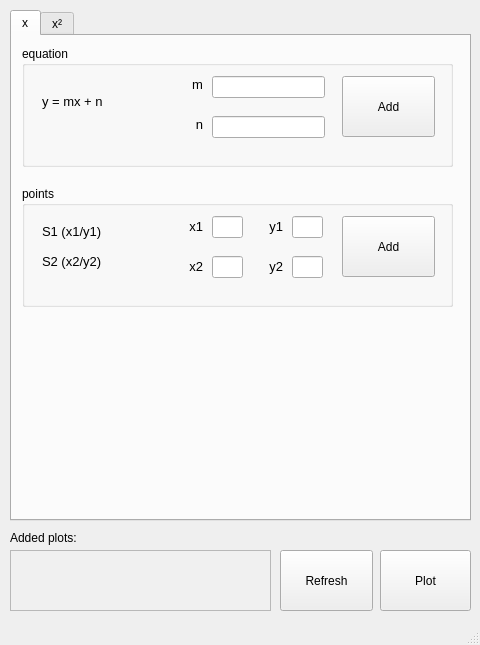
<?xml version="1.0" encoding="UTF-8"?>
<ui version="4.0">
 <class>MainWindow</class>
 <widget class="QMainWindow" name="MainWindow">
  <property name="geometry">
   <rect>
    <x>0</x>
    <y>0</y>
    <width>480</width>
    <height>645</height>
   </rect>
  </property>
  <property name="windowTitle">
   <string>MainWindow</string>
  </property>
  <widget class="QWidget" name="centralwidget">
   <widget class="QTabWidget" name="tabWidget">
    <property name="geometry">
     <rect>
      <x>10</x>
      <y>10</y>
      <width>461</width>
      <height>511</height>
     </rect>
    </property>
    <property name="currentIndex">
     <number>0</number>
    </property>
    <widget class="QWidget" name="Linear">
     <attribute name="title">
      <string>x</string>
     </attribute>
     <widget class="QGroupBox" name="groupBox">
      <property name="geometry">
       <rect>
        <x>10</x>
        <y>10</y>
        <width>431</width>
        <height>121</height>
       </rect>
      </property>
      <property name="title">
       <string>equation</string>
      </property>
      <widget class="QLineEdit" name="txtEqM">
       <property name="geometry">
        <rect>
         <x>190</x>
         <y>30</y>
         <width>113</width>
         <height>22</height>
        </rect>
       </property>
      </widget>
      <widget class="QLineEdit" name="txtEqN">
       <property name="geometry">
        <rect>
         <x>190</x>
         <y>70</y>
         <width>113</width>
         <height>22</height>
        </rect>
       </property>
      </widget>
      <widget class="QLabel" name="label">
       <property name="geometry">
        <rect>
         <x>160</x>
         <y>30</y>
         <width>21</width>
         <height>16</height>
        </rect>
       </property>
       <property name="font">
        <font>
         <pointsize>10</pointsize>
        </font>
       </property>
       <property name="text">
        <string>m</string>
       </property>
       <property name="alignment">
        <set>Qt::AlignRight|Qt::AlignTrailing|Qt::AlignVCenter</set>
       </property>
      </widget>
      <widget class="QLabel" name="label_3">
       <property name="geometry">
        <rect>
         <x>160</x>
         <y>70</y>
         <width>21</width>
         <height>16</height>
        </rect>
       </property>
       <property name="font">
        <font>
         <pointsize>10</pointsize>
        </font>
       </property>
       <property name="text">
        <string>n</string>
       </property>
       <property name="alignment">
        <set>Qt::AlignRight|Qt::AlignTrailing|Qt::AlignVCenter</set>
       </property>
      </widget>
      <widget class="QLabel" name="label_4">
       <property name="geometry">
        <rect>
         <x>20</x>
         <y>40</y>
         <width>101</width>
         <height>31</height>
        </rect>
       </property>
       <property name="font">
        <font>
         <pointsize>10</pointsize>
        </font>
       </property>
       <property name="text">
        <string>y = mx + n</string>
       </property>
      </widget>
      <widget class="QPushButton" name="butAddLinEq">
       <property name="geometry">
        <rect>
         <x>320</x>
         <y>30</y>
         <width>93</width>
         <height>61</height>
        </rect>
       </property>
       <property name="text">
        <string>Add</string>
       </property>
      </widget>
     </widget>
     <widget class="QGroupBox" name="groupBox_3">
      <property name="geometry">
       <rect>
        <x>10</x>
        <y>150</y>
        <width>431</width>
        <height>121</height>
       </rect>
      </property>
      <property name="title">
       <string>points</string>
      </property>
      <widget class="QLineEdit" name="txtLinPoiX1">
       <property name="geometry">
        <rect>
         <x>190</x>
         <y>30</y>
         <width>31</width>
         <height>22</height>
        </rect>
       </property>
      </widget>
      <widget class="QLineEdit" name="txtLinPoiX2">
       <property name="geometry">
        <rect>
         <x>190</x>
         <y>70</y>
         <width>31</width>
         <height>22</height>
        </rect>
       </property>
      </widget>
      <widget class="QLabel" name="label_7">
       <property name="geometry">
        <rect>
         <x>20</x>
         <y>30</y>
         <width>101</width>
         <height>31</height>
        </rect>
       </property>
       <property name="font">
        <font>
         <pointsize>10</pointsize>
        </font>
       </property>
       <property name="text">
        <string>S1 (x1/y1)</string>
       </property>
      </widget>
      <widget class="QPushButton" name="butAddLinPoi">
       <property name="geometry">
        <rect>
         <x>320</x>
         <y>30</y>
         <width>93</width>
         <height>61</height>
        </rect>
       </property>
       <property name="text">
        <string>Add</string>
       </property>
      </widget>
      <widget class="QLabel" name="label_8">
       <property name="geometry">
        <rect>
         <x>20</x>
         <y>60</y>
         <width>101</width>
         <height>31</height>
        </rect>
       </property>
       <property name="font">
        <font>
         <pointsize>10</pointsize>
        </font>
       </property>
       <property name="text">
        <string>S2 (x2/y2)</string>
       </property>
      </widget>
      <widget class="QLabel" name="label_5">
       <property name="geometry">
        <rect>
         <x>160</x>
         <y>30</y>
         <width>21</width>
         <height>21</height>
        </rect>
       </property>
       <property name="font">
        <font>
         <pointsize>10</pointsize>
        </font>
       </property>
       <property name="text">
        <string>x1</string>
       </property>
       <property name="alignment">
        <set>Qt::AlignRight|Qt::AlignTrailing|Qt::AlignVCenter</set>
       </property>
      </widget>
      <widget class="QLabel" name="label_6">
       <property name="geometry">
        <rect>
         <x>160</x>
         <y>70</y>
         <width>21</width>
         <height>21</height>
        </rect>
       </property>
       <property name="font">
        <font>
         <pointsize>10</pointsize>
        </font>
       </property>
       <property name="text">
        <string>x2</string>
       </property>
       <property name="alignment">
        <set>Qt::AlignRight|Qt::AlignTrailing|Qt::AlignVCenter</set>
       </property>
      </widget>
      <widget class="QLabel" name="label_9">
       <property name="geometry">
        <rect>
         <x>240</x>
         <y>70</y>
         <width>21</width>
         <height>21</height>
        </rect>
       </property>
       <property name="font">
        <font>
         <pointsize>10</pointsize>
        </font>
       </property>
       <property name="text">
        <string>y2</string>
       </property>
       <property name="alignment">
        <set>Qt::AlignRight|Qt::AlignTrailing|Qt::AlignVCenter</set>
       </property>
      </widget>
      <widget class="QLabel" name="label_10">
       <property name="geometry">
        <rect>
         <x>240</x>
         <y>30</y>
         <width>21</width>
         <height>21</height>
        </rect>
       </property>
       <property name="font">
        <font>
         <pointsize>10</pointsize>
        </font>
       </property>
       <property name="text">
        <string>y1</string>
       </property>
       <property name="alignment">
        <set>Qt::AlignRight|Qt::AlignTrailing|Qt::AlignVCenter</set>
       </property>
      </widget>
      <widget class="QLineEdit" name="txtLinPoiY1">
       <property name="geometry">
        <rect>
         <x>270</x>
         <y>30</y>
         <width>31</width>
         <height>22</height>
        </rect>
       </property>
      </widget>
      <widget class="QLineEdit" name="txtLinPoiY2">
       <property name="geometry">
        <rect>
         <x>270</x>
         <y>70</y>
         <width>31</width>
         <height>22</height>
        </rect>
       </property>
      </widget>
     </widget>
    </widget>
    <widget class="QWidget" name="tab_2">
     <attribute name="title">
      <string>x²</string>
     </attribute>
    </widget>
   </widget>
   <widget class="QPushButton" name="butPlot">
    <property name="geometry">
     <rect>
      <x>380</x>
      <y>550</y>
      <width>91</width>
      <height>61</height>
     </rect>
    </property>
    <property name="text">
     <string>Plot</string>
    </property>
   </widget>
   <widget class="QPushButton" name="butRefresh">
    <property name="geometry">
     <rect>
      <x>280</x>
      <y>550</y>
      <width>93</width>
      <height>61</height>
     </rect>
    </property>
    <property name="text">
     <string>Refresh</string>
    </property>
   </widget>
   <widget class="QPlainTextEdit" name="disStatus">
    <property name="enabled">
     <bool>true</bool>
    </property>
    <property name="geometry">
     <rect>
      <x>10</x>
      <y>550</y>
      <width>261</width>
      <height>61</height>
     </rect>
    </property>
    <property name="minimumSize">
     <size>
      <width>200</width>
      <height>0</height>
     </size>
    </property>
    <property name="palette">
     <palette>
      <active>
       <colorrole role="Base">
        <brush brushstyle="SolidPattern">
         <color alpha="255">
          <red>240</red>
          <green>240</green>
          <blue>240</blue>
         </color>
        </brush>
       </colorrole>
      </active>
      <inactive>
       <colorrole role="Base">
        <brush brushstyle="SolidPattern">
         <color alpha="255">
          <red>240</red>
          <green>240</green>
          <blue>240</blue>
         </color>
        </brush>
       </colorrole>
      </inactive>
      <disabled>
       <colorrole role="Base">
        <brush brushstyle="SolidPattern">
         <color alpha="255">
          <red>240</red>
          <green>240</green>
          <blue>240</blue>
         </color>
        </brush>
       </colorrole>
      </disabled>
     </palette>
    </property>
    <property name="cursor" stdset="0">
     <cursorShape>IBeamCursor</cursorShape>
    </property>
    <property name="acceptDrops">
     <bool>false</bool>
    </property>
    <property name="autoFillBackground">
     <bool>false</bool>
    </property>
    <property name="undoRedoEnabled">
     <bool>false</bool>
    </property>
    <property name="readOnly">
     <bool>true</bool>
    </property>
    <property name="plainText">
     <string notr="true"/>
    </property>
    <property name="backgroundVisible">
     <bool>false</bool>
    </property>
    <property name="placeholderText">
     <string notr="true"/>
    </property>
   </widget>
   <widget class="QLabel" name="label_11">
    <property name="geometry">
     <rect>
      <x>10</x>
      <y>530</y>
      <width>81</width>
      <height>16</height>
     </rect>
    </property>
    <property name="text">
     <string>Added plots:</string>
    </property>
   </widget>
  </widget>
  <widget class="QStatusBar" name="statusbar"/>
 </widget>
 <resources/>
 <connections/>
</ui>
